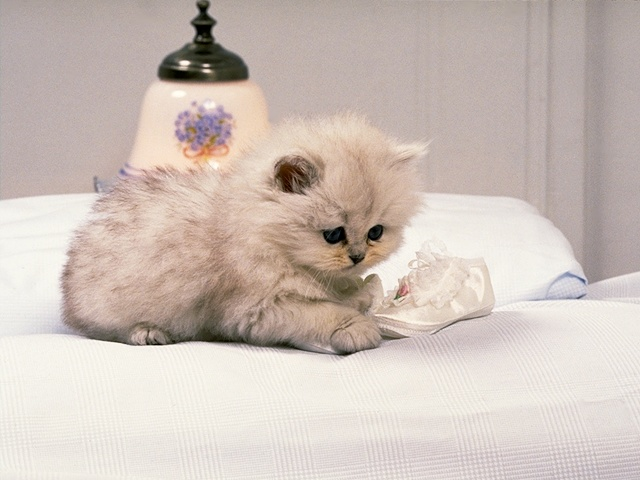
%> input picture HW5/studentFiles/imgs/kitten9.jpg, 640 x 480 px
$ octave RunComputeSegmentation.m   (GNU Octave 9; MATLAB toolbox functions it lacks are replaced by stand-ins)
%> lines starting %> are read from the running program, lines starting %| are printed output that depends on the picture
%> further down, img is the input picture: size 480x640x3 uint8; mean R, G, B 205.1, 192.3, 184.7
### HW5/studentFiles/code/ComputeSegmentation.m
%--------------------------------------------%
% Rohit Kharat and Reid Glaze
% Course Code: CSCI 5722
% Homework 5: ComputeSegmentation Function
% Instructor: Prof. Ioana Fleming
%--------------------------------------------%

function segments = ComputeSegmentation(img, k, clusteringMethod, featureFn, ...
                                        normalizeFeatures, resize)
%> called with k = 5, clusteringMethod = 'kmeans', normalizeFeatures = true, resize = 0.7
% Compute a segmentation for an image.
%
% First a feature vector is extracted from each pixel of the image. Next a
% clustering algorithm is applied to the set of all feature vectors. Two
% pixels are assigned to the same segment if and only if their feature
% vectors are assigned to the same cluster.
%
% Note that segmenting an image of size w x h involves clustring w*h
% points; this could run very slowly for high resolution images. To improve
% performance in this case, we can segment a shrunk version of the image
% and then use the segmentation of the small image to construct a
% segmentation for the original image. Setting the resize parameter enables
% this optimization.
%
% segments = ComputeSegmentation(img, k, clusteringMethod, featureFn, normalizeFeatures, resize)
%
% INPUTS
% img - An array of pixel data for the image to segment.
% k - The number of segments into which the image should be split.
% clusteringMethod - The method to use for clustering. Must be one of
%                    'kmeans' or 'hac' for k-means or hiehierarchical
%                    agglomerative clustering respectively.
% featureFn - Parameter specifying a handle to a function used to
%             extract features from the image. To create a function handle,
%             prepend a @ to the name of a function like this:
%             @ComputeColorFeatures
% normalizeFeatures - OPTIONAL parameter; if true then NormalizeFeatures
%                     will be used to normalize features after they are
%                     computed.
% resize - OPTIONAL parameter giving the scale to which the image should be
%          resized prior to extracting features and clustering; should be
%          in the range 0 < resize <= 1. Setting this argument to a smaller
%          value will increase the speed of the clustering algorithm but
%          will cause the computed segments to be blockier. This setting is
%          usually not necessary for kmeans clustering, but when using
%          hac clustering this parameter will probably need to be set to
%          a value less than 1.
%
%
% OUTPUTS
% segments - A struct array with one element for each cluster.
%            segments(c) is a struct describing segment number c and has
%            the following fields:
%
%     .img  - An array of size h x w x 3 containing image data for the cth
%             cluster.
%     .mask - A logical array of size h x w where mask(i, j) = 1 if
%             img(i, j, :) is part of cluster c.

    if strcmp(clusteringMethod, 'kmeans')
        clusterFn = @KMeansClustering;
    elseif strcmp(clusteringMethod, 'hac')
        clusterFn = @HAClustering;
    else
        error('method must be one of ''kmeans'' or ''hac''');
    end

    if nargin < 5
        normalizeFeatures = true;
    end

    if nargin < 6
        resize = 1;
    end


    height = size(img, 1);
%> height = 480
    width = size(img, 2);
%> width = 640

    % Resize the image.
    imgSmall = imresize(img, resize);

    % Compute features for the smaller image.
    features = featureFn(imgSmall);

    % Maybe normalize the features.
    if normalizeFeatures
        features = NormalizeFeatures(features);
    end

    % The features array is of size h x w x f, but the clustering
    % algorithms expect a matrix of points of shape (h*w) x f, so we have
    % to reshape the features array.
    points = reshape(features, [], size(features, 3));

    % Apply the clustering algorithm to get an assignment of each point to
    % a cluster.
    idx = clusterFn(points, k);

    % The clustering algorithm gives a vector of cluster identities, but we
    % want a rectangular array of the same size as the image so we reshape
    % again.
    idx = reshape(idx, size(features, 1), size(features, 2));

    % The image may have been resized prior to clustering, but we want
    % a segmentation of the original image. To fix this we treat the array
    % of cluster identities as an image, and resize it to the size of the
    % original image. For this to work correctly the cluster identities
    % need to be resized using nearest neighbor interpolation.
    idx = imresize(idx, [height, width], 'nearest');

    % Conver the array of cluster identities into a more convenient data
    % structure.
    segments = MakeSegments(img, idx);
end

### HW5/studentFiles/code/NormalizeFeatures.m
%--------------------------------------------%
% Rohit Kharat and Reid Glaze
% Course Code: CSCI 5722
% Homework 5: NormalizeFeatures Function
% Instructor: Prof. Ioana Fleming
%--------------------------------------------%

function featuresNorm = NormalizeFeatures(features)
% Normalize image features to have zero mean and unit variance. This
% normalization can cause k-means clustering to perform better.
%
% INPUTS
% features - An array of features for an image. features(i, j, :) is the
%            feature vector for the pixel img(i, j, :) of the original
%            image.
%
% OUTPUTS
% featuresNorm - An array of the same shape as features where each feature
%                has been normalized to have zero mean and unit variance.

features = double(features);
featuresNorm = features;

%%%%%%%%%%%%%%%%%%%%%%%%%%%%%%%%%%%%%%%%%%%%%%%%%%%%%%%%%%%%%%%%%%%%%%%%%%%%%%%%
%                                                                              %
%                                YOUR CODE HERE:                               %
%                                                                              %
%                HINT: The functions mean and std may be useful                %
%                                                                              %
%%%%%%%%%%%%%%%%%%%%%%%%%%%%%%%%%%%%%%%%%%%%%%%%%%%%%%%%%%%%%%%%%%%%%%%%%%%%%%%%

siz = size(features);
%> siz = [336 448 3]
feature = reshape(features, siz(1)*siz(2), siz(3));

meanFeature = mean(feature);
%> meanFeature = [205.1 192.3 184.7]
devFeature = std(feature);
%> devFeature = [36.34 39.39 40.83]

stdFeature = (feature - meanFeature) ./ devFeature;
featuresNorm = reshape(stdFeature, siz(1), siz(2), siz(3));
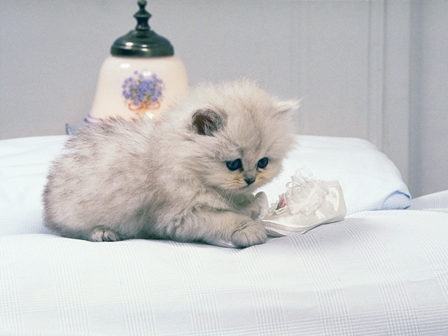
%> featuresNorm: size 336x448x3 double; mean R, G, B -2.18e-14, 3.83e-14, -4.01e-14; drawn with min black and max white

end

### HW5/studentFiles/code/ComputeColorFeatures.m
%--------------------------------------------%
% Rohit Kharat and Reid Glaze
% Course Code: CSCI 5722
% Homework 5: ComputeColorFeatures Function
% Instructor: Prof. Ioana Fleming
%--------------------------------------------%

function features = ComputeColorFeatures(img)
% Computes a feature vector of color values for all pixels in an image.
%
% INPUTS
% img - Array of image data of size h x w x 3.
%
% OUTPUT
% features - Array of size h x w x 3 where features(i, j, :) is the feature
%            vector for the pixel img(i, j, :). In the case of color
%            features this is simply the input image.

    features = double(img);
end

### HW5/studentFiles/code/KMeansClustering.m
%--------------------------------------------%
% Rohit Kharat and Reid Glaze
% Course Code: CSCI 5722
% Homework 5: KMeansClustering Function
% Instructor: Prof. Ioana Fleming
%--------------------------------------------%

function idx = KMeansClustering(X, k, visualize2D, centers)
% Run the k-means clustering algorithm.
%
% INPUTS
% X - An array of size m x n containing the points to cluster. Each row is
%     an n-dimensional point, so X(i, :) gives the coordinates of the ith
%     point.
% k - The number of clusters to compute.
% visualize2D - OPTIONAL parameter telling whether or not to visualize the
%               progress of the algorithm for 2D data. If not set then 2D
%               data will not be visualized.
% centers - OPTIONAL parameter giving initial centers for the clusters.
%           If provided, centers should be a k x n matrix where
%           centers(c, :) is the center of the cth cluster. If not provided
%           then cluster centers will be initialized by selecting random
%           rows of X. You don't need to use this parameter; it is mainly
%           here to make your code more easily testable.
%
% OUTPUTS
% idx     - The assignments of points to clusters. idx(i) = c means that the
%           point X(i, :) has been assigned to cluster c.

    if ~isa(X, 'double')
        X = double(X);
    end

    m = size(X, 1);
    n = size(X, 2);

    % If we are going to display the clusters graphically then create a
    % figure in which to draw the visualization.
    figHandle = [];
    if n == 2 && visualize2D
        figHandle = figure;
    end

    % If initial cluster centers were not provided then initialize cluster
    % centers to random rows of X. Each row of the centers variable should
    % contain the center of a cluster, so that centers(c, :) is the center
    % of the cth cluster.

    if ~exist('centers', 'var')
        %centers = zeros(k, n);

        %%%%%%%%%%%%%%%%%%%%%%%%%%%%%%%%%%%%%%%%%%%%%%%%%%%%%%%%%%%%%%%%%%%%%%%
        %                                                                     %
        %                            YOUR CODE HERE                           %
        %                                                                     %
        %%%%%%%%%%%%%%%%%%%%%%%%%%%%%%%%%%%%%%%%%%%%%%%%%%%%%%%%%%%%%%%%%%%%%%%

        % Randperm function for initializing centers
        centers = X(randperm(m, k), :);

        %%%%%%%%%%%%%%%%%%%%%%%%%%%%%%%%%%%%%%%%%%%%%%%%%%%%%%%%%%%%%%%%%%%%%%%
        %                                                                     %
        %                            END YOUR CODE                            %
        %                                                                     %
        %%%%%%%%%%%%%%%%%%%%%%%%%%%%%%%%%%%%%%%%%%%%%%%%%%%%%%%%%%%%%%%%%%%%%%%
    end

    % The assignments of points to clusters. If idx(i) == c then the point
    % X(i, :) belongs to the cth cluster.
    idx = zeros(m, 1);

    % The number of iterations that we have performed.
    iter = 0;

    % If the assignments of points to clusters have not converged after
    % performing MAX_ITER iterations then we will break and just return the
    % current cluster assignments.
    MAX_ITER = 100;

    while true
        % Store old cluster assignments
        old_idx = idx;

        % Compute distances from each point to the centers and assign each
        % point to the closest cluster.
        %%%%%%%%%%%%%%%%%%%%%%%%%%%%%%%%%%%%%%%%%%%%%%%%%%%%%%%%%%%%%%%%%%%%%%%
        %                                                                     %
        %                            YOUR CODE HERE                           %
        %                                                                     %
        %%%%%%%%%%%%%%%%%%%%%%%%%%%%%%%%%%%%%%%%%%%%%%%%%%%%%%%%%%%%%%%%%%%%%%%

        % Intialize variables for sum and size of clusters
        sumClust = zeros(k, n);
        sizeClust = zeros(k);

        for i = 1:m
            samplePoint = X(i, :);

            % pdist2 function for computing euclidean distance
            euclDist = pdist2(samplePoint, centers);

            % Minimum distance and its index
            [~, minIndex] = min(euclDist);

            % Assign point to center with smallest distance
            idx(i) = minIndex;

            % Assign sum and size of cluster
            sumClust(minIndex, :) = sumClust(minIndex, :) + X(i, :);
            sizeClust(minIndex) = sizeClust(minIndex) + 1;
        end

        %%%%%%%%%%%%%%%%%%%%%%%%%%%%%%%%%%%%%%%%%%%%%%%%%%%%%%%%%%%%%%%%%%%%%%%
        %                                                                     %
        %                            END YOUR CODE                            %
        %                                                                     %
        %%%%%%%%%%%%%%%%%%%%%%%%%%%%%%%%%%%%%%%%%%%%%%%%%%%%%%%%%%%%%%%%%%%%%%%

        % Break if cluster assignments didn't change
        if idx == old_idx
            break;
        end

        % Update the cluster centers
        %%%%%%%%%%%%%%%%%%%%%%%%%%%%%%%%%%%%%%%%%%%%%%%%%%%%%%%%%%%%%%%%%%%%%%%
        %                                                                     %
        %                            YOUR CODE HERE                           %
        %                                                                     %
        %%%%%%%%%%%%%%%%%%%%%%%%%%%%%%%%%%%%%%%%%%%%%%%%%%%%%%%%%%%%%%%%%%%%%%%

        for j = 1:k
            sumClust(j, :) = sumClust(j, :) / sizeClust(j);
            centers(j, :) = sumClust(j, :);
        end

        %%%%%%%%%%%%%%%%%%%%%%%%%%%%%%%%%%%%%%%%%%%%%%%%%%%%%%%%%%%%%%%%%%%%%%%
        %                                                                     %
        %                            END YOUR CODE                            %
        %                                                                     %
        %%%%%%%%%%%%%%%%%%%%%%%%%%%%%%%%%%%%%%%%%%%%%%%%%%%%%%%%%%%%%%%%%%%%%%%

        % Display the points in the 2D case.
        if n == 2 && visualize2D
            VisualizeClusters2D(X, idx, centers, figHandle);
            pause;
        end

        % Stop early if we have performed more than MAX_ITER iterations
        iter = iter + 1;
        if iter > MAX_ITER
            break;
        end
    end
end

### HW5/studentFiles/code/RunComputeSegmentation.m
%--------------------------------------------%
% Rohit Kharat and Reid Glaze
% Course Code: CSCI 5722
% Homework 5: RunComputeSegmentation Script
% Instructor: Prof. Ioana Fleming
%--------------------------------------------%

% Simple script to run ComputeSegmentation.

% Read the input image.
img = imread('../imgs/kitten9.jpg');

% Choose the number of clusters and
% the clustering method.
k = 5;
clusteringMethod = 'kmeans';

% Choose the feature function that will be used. The @ syntax creates a
% function handle; this allows us to pass a function as an argument to
% another function.
featureFn = @ComputeColorFeatures;

% Whether or not to normalize features before clustering.
normalizeFeatures = true;

% Whether or not to resize the image before clustering. If this script
% runs too slowly then you should set resize to a value less than 1.
resize = 0.7;

% Use all of the above parameters to actually compute a segmentation.
%> (the run ends here)
